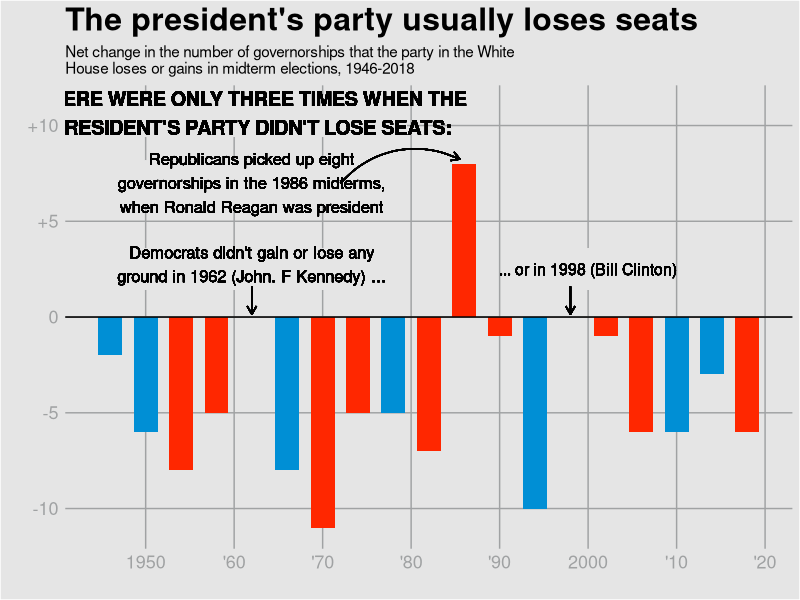

R code for this plot:
## ---- chunk 1
knitr::opts_chunk$set(echo = TRUE, warning = FALSE, message = FALSE, comment = NA)
## ---- chunk 2
library(tidyverse)
## ---- chunk 3
df <- tibble(
  year = seq(1946,2018,4),
  change = c(-2, -6,-8,-5,0,-8,-11,-5,-5,-7, 8,-1,-10,0,-1,-6,-6,-3,-6),
  party = c('dem', 'dem', 'rep', 'rep', 'dem', 'dem','rep','rep',
            'dem', 'rep', 'rep', 'rep', 'dem', 'dem', 'rep','rep',
            'dem', 'dem', 'rep')
)

## ---- chunk 4
plt <- df %>%
  ggplot(aes(year, change, fill = party)) +
  geom_col(width = 2.7) +
  scale_fill_manual(values = c('#008fd5', '#ff2700')) +
  guides(fill = FALSE) +
  labs(x = '', y = '',
       title = "The president's party usually loses seats",
       subtitle = 'Net change in the number of governorships that the party in the White\nHouse loses or gains in midterm elections, 1946-2018') +
  scale_y_continuous(limits = c(-11, 11), breaks = c(-10,-5,0,5,10),
                     labels = c('-10','-5', '0', '+5', '+10')) +
  scale_x_continuous(breaks = seq(1950,2020, 10),
                     labels = c('1950', "'60", "'70",
                                "'80", "'90", '2000', "'10","'20")) +
  geom_hline(yintercept = 0, color = 'black') +
  theme(
    panel.grid.minor = element_blank(),
    panel.background = element_rect(fill = 'grey90'),
    plot.background = element_rect(fill = 'grey90'),
    panel.grid.major = element_line(color = '#a0a2a3'),
    axis.ticks = element_blank(),
    axis.text = element_text(color = '#a0a2a3', size = 13),
    plot.title = element_text(face = 'bold', size = 23)
  ) +
  geom_segment(aes(x = 1945, xend = 1979.5, y = 10.5, yend = 10.5),
               size = 14, color = 'grey90') +
  geom_segment(aes(x = 1945, xend = 1979.5, y = 7, yend = 7),
               size = 15, color = 'grey90') +
  geom_segment(aes(x = 1945, xend = 1979.5, y = 2.5, yend = 2.5),
               size = 14, color = 'grey90') +
  geom_segment(aes(x = 1991, xend = 2001, y = 2.5, yend = 2.5),
               size = 14, color = 'grey90') +
  geom_text(aes(1962,10.65,
                label = "THERE WERE ONLY THREE TIMES WHEN THE\nPRESIDENT'S PARTY DIDN'T LOSE SEATS:",
                fontface = 'bold'),
            size = 5) +
  geom_text(aes(1962, 7,
                label = "Republicans picked up eight\ngovernorships in the 1986 midterms,\nwhen Ronald Reagan was president"),
            size = 4.2) +
  geom_text(aes(1962, 2.75,
                label = "Democrats didn't gain or lose any\nground in 1962 (John. F Kennedy) ..."),
            size = 4.2) +
  geom_text(aes(2000, 2.5,
                label = "... or in 1998 (Bill Clinton)"),
            size = 4) +
  geom_segment(aes(x = 1962, xend = 1962, y = 1.6, yend = 0.15),
             arrow = arrow(length = unit(.02,'npc'))) +
  geom_segment(aes(x = 1998, xend = 1998, y = 1.6, yend = 0.15),
             arrow = arrow(length = unit(.02,'npc'))) +
  geom_curve(aes(x = 1972, xend = 1985.5, y = 7, yend = 8.25),
             arrow = arrow(length = unit(.02,'npc')),
             curvature = -.35)


plt

#ggsave('governorships.png', width = 304.27, height = 264.054, units = 'mm', dpi = 300)
